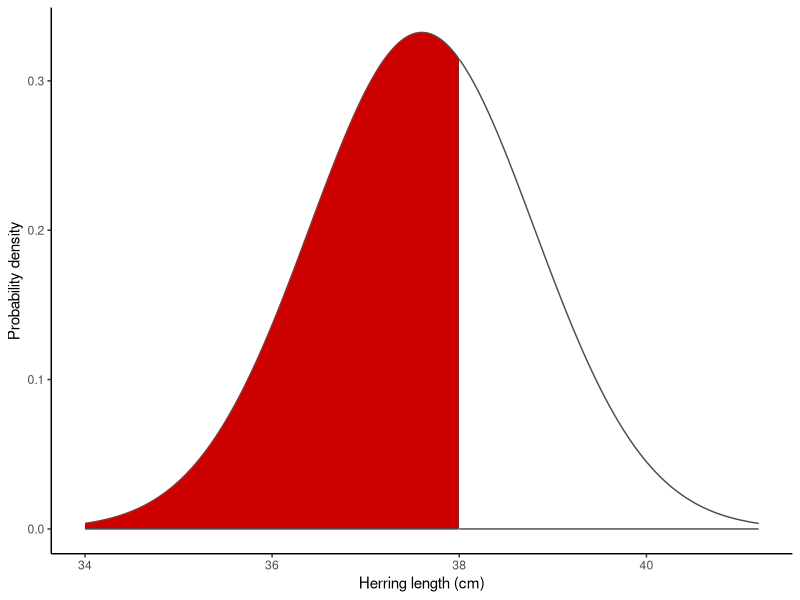
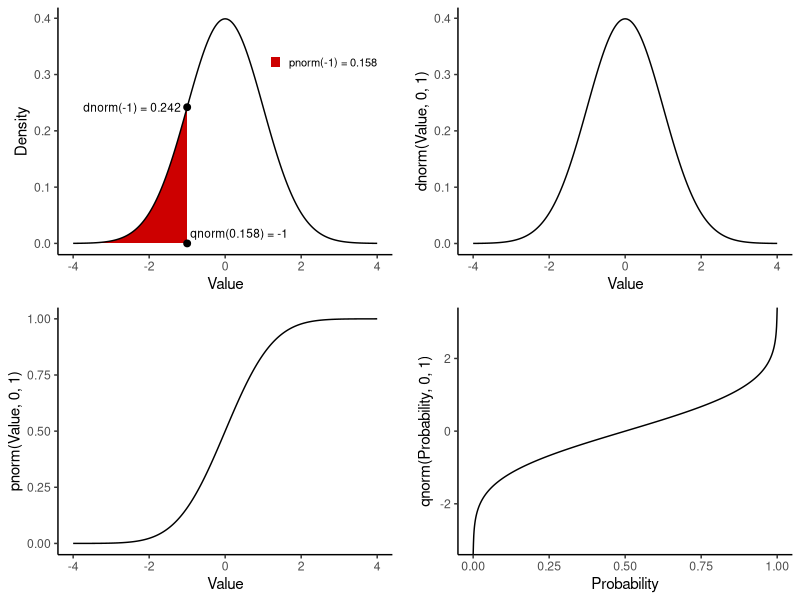
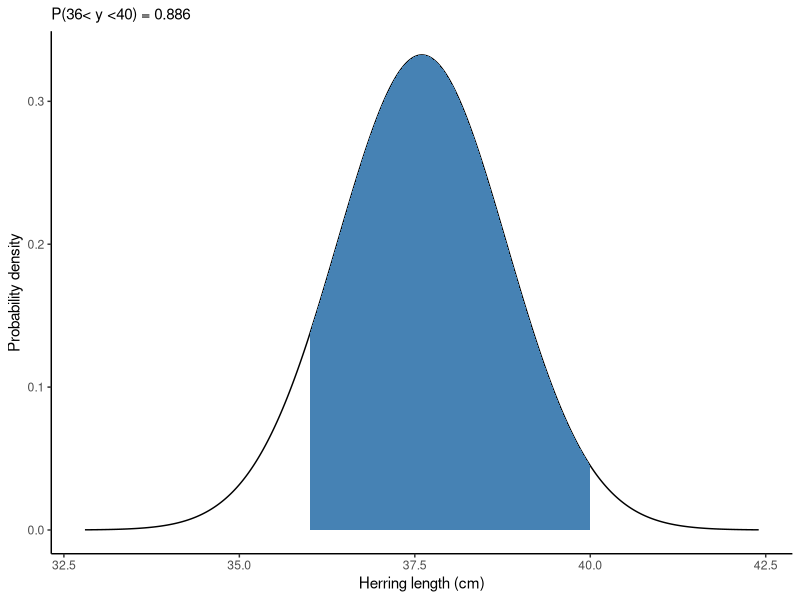
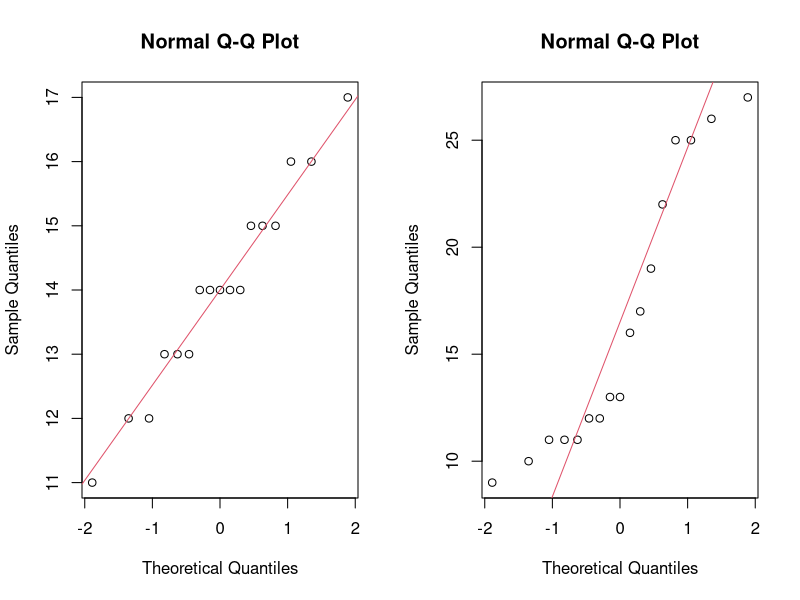
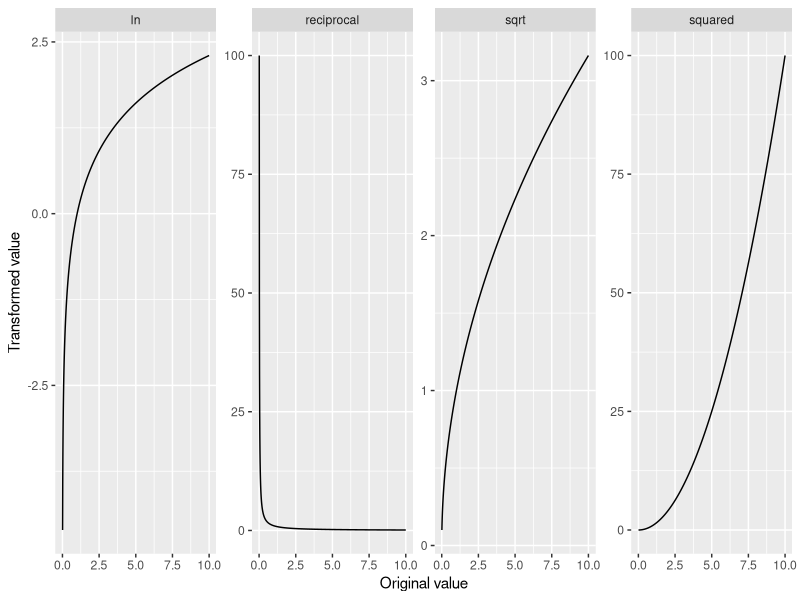
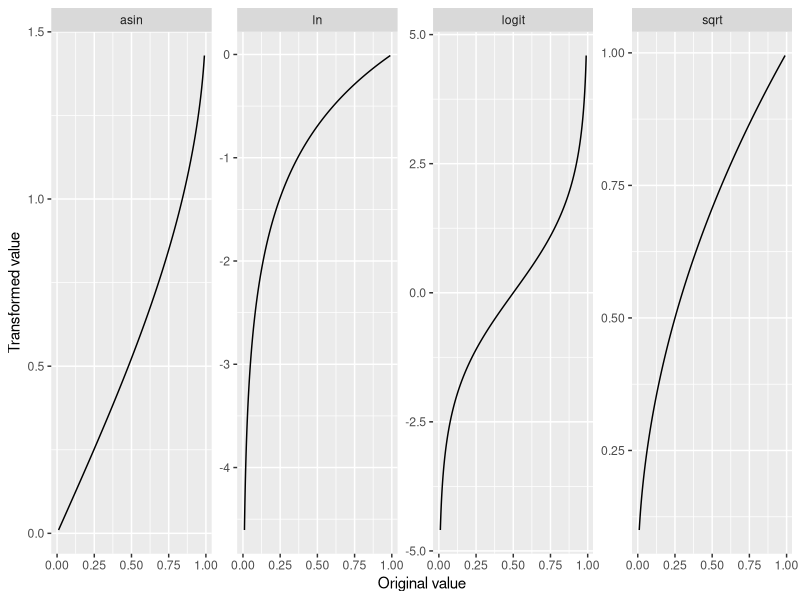
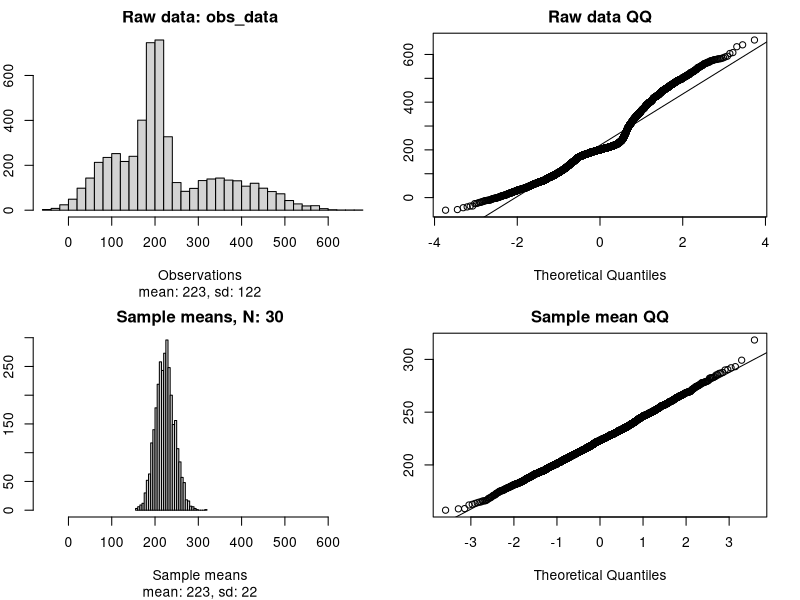
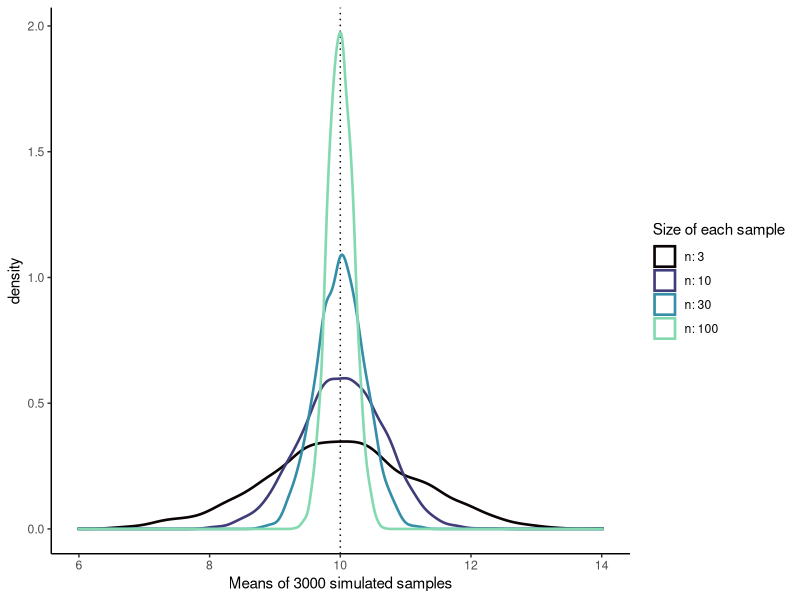

The R source for these figures, in order:
## ---- chunk 1
#| message: false
#| warning: false

library(tidyverse)
library(readxl)
set.seed(2025)
## ---- chunk 2
#| label: fig-normal_herring
#| fig-cap: "Normal distribution of herring lengths."
#| message: false
#| warning: false
#| code-fold: true

mu <- 37.6
sigma <- 1.2
y <- 38

y_lt38_df <- tibble(len=seq(mu-3*sigma, mu+3*sigma, length.out=1e3),
                     density=dnorm(len, mu, sigma),
                     shade=len < 38)
ggplot(y_lt38_df, aes(len, ymin=0, ymax=density, fill=shade)) + 
  geom_ribbon(colour="grey30") + 
  scale_fill_manual(values=c("white", "red3"), guide="none") +
  labs(x="Herring length (cm)", y="Probability density") +
  theme_classic()
## ---- chunk 3
#| label: fig-dpq_examp
#| fig-cap: "Functions for distributions in R illustrated with a standard normal."
#| fig-width: 8
#| fig-height: 6
#| code-fold: true
#| warning: false
#| message: false

library(cowplot)
norm_df <- tibble(x=seq(-4, 4, length.out=1e3),
                  x2=seq(0, 1, length.out=1e3),
                  lo=0) |>
  mutate(d=dnorm(x), 
         q=qnorm(x2),
         p=pnorm(x),
         above_m1=x > -1) 
labels_df <- tribble(~x, ~y, ~label,
                     -1, dnorm(-1), "dnorm(-1) = 0.242  ",
                     -1, 0, " qnorm(0.158) = -1")
p1 <- ggplot(norm_df, aes(x)) + 
  geom_ribbon(aes(ymin=lo, ymax=d, fill=above_m1)) +
  geom_line(aes(y=d)) + 
  geom_point(data=labels_df, aes(y=y), size=2) +
  geom_text(data=labels_df[1,], aes(y=y, label=label), hjust=1, size=3) + 
  geom_text(data=labels_df[2,], aes(y=y, label=label), size=3,
            hjust=0, vjust=0, nudge_y=0.01) + 
  scale_fill_manual("", values=c("red3", "white"), 
                    labels=c("pnorm(-1) = 0.158", "")) +
  labs(x="Value", y="Density") +
  theme_classic() +
  theme(legend.position=c(0.8, 0.8),
        legend.text=element_text(size=8),
        legend.key.size=unit(0.3, "cm"))
p2 <- ggplot(norm_df, aes(x, d)) + geom_line() + 
  labs(x="Value", y="dnorm(Value, 0, 1)") + 
  theme_classic() 
p3 <- ggplot(norm_df, aes(x, p)) + geom_line() + 
  labs(x="Value", y="pnorm(Value, 0, 1)") + 
  theme_classic() 
p4 <- ggplot(norm_df, aes(x2, q)) + geom_line() + 
  labs(x="Probability", y="qnorm(Probability, 0, 1)") + 
  theme_classic() 

plot_grid(p1, p2, p3, p4, align="hv", axis="tblr")
## ---- chunk 4
qnorm(p = 0.975, mean = 37.6, sd = 1.2) # p is the cumulative probability 
## ---- chunk 5
probs <- seq(from = 0.1, to = 0.9, by = 0.2) # vectorize for multiple values
rbind(probs, quantiles=qnorm(p = probs, mean = 37.6, sd = 1.2))
qnorm(p = c(0.025, 0.975), mean = 37.6, sd = 1.2) # middle 95%
## ---- chunk 6
#| label: fig-herring2
#| fig-cap: "The normal distribution illustrating probability of a random herring from your population having a length between 36 and 40 cm."
#| fig-width: 6
#| fig-height: 4

mu <- 37.6
sigma <- 1.2
lb <- 36 # lower boundary 
ub <- 40 # upper boundary

norm_df <- tibble(z=seq(-4, 4, length.out=1000),
                  x=z*sigma + mu,
                  densNorm=dnorm(x, mu, sigma))
ggplot(norm_df, aes(x, densNorm)) + 
  geom_line() + 
  geom_ribbon(data=norm_df |> filter(x > lb & x < ub),
              aes(ymin=0, ymax=densNorm), fill="steelblue") +
  labs(x="Herring length (cm)", 
       y="Probability density",
       subtitle=paste0("P(", lb, "< y <", ub, ") = ", 
                       signif(pnorm(ub, mu, sigma) - pnorm(lb, mu, sigma), digits=3))) +
  theme_classic() # changes how the plot looks: ?theme

## ---- chunk 7
MS <- read_xlsx("data/H2DS_practicalData.xlsx", sheet = "Mood shrimp")
# check the data using head(), str() etc.
## ---- chunk 8
#| label: qq-examp
#| fig-cap: "Normal (QQ) plots. The left indicates that the normality assumption might be reasonable, not so on the right."
#| fig-width: 8
#| fig-height: 4

par(mfrow = c(1, 2))
qqnorm(MS$Shrimp1)
qqline(MS$Shrimp1, col = 2) # the data fall near the line
qqnorm(MS$Shrimp2)
qqline(MS$Shrimp2, col = 2) # the data deviate widely from the line
## ---- chunk 9
#| label: fig-trans_positiveData
#| fig-cap: "Effect of common transformations on positive data."
#| fig-width: 9
#| fig-height: 2.5
#| code-fold: true

positive_df <- tibble(orig=seq(0.01, 10, length.out=1e3)) |>
  mutate(sqrt=sqrt(orig),
         ln=log(orig),
         reciprocal=1/orig,
         squared=orig^2) |>
  pivot_longer(cols=2:5, names_to="transformation", values_to="new_value")

ggplot(positive_df, aes(orig, new_value)) + 
  geom_line() + 
  facet_wrap(~transformation, scales="free", nrow=1) + 
  labs(main="Positive values", x="Original value", y="Transformed value")
## ---- chunk 10
#| label: fig-trans_proportionalData
#| fig-cap: "Effect of common transformations on proportions."
#| fig-width: 9
#| fig-height: 2.5
#| code-fold: true

proportion_df <- tibble(orig=seq(0.01, 0.99, length.out=1e3)) |>
  mutate(sqrt=sqrt(orig),
         ln=log(orig),
         asin=asin(orig),
         logit=boot::logit(orig)) |>
  pivot_longer(cols=2:5, names_to="transformation", values_to="new_value")

ggplot(proportion_df, aes(orig, new_value)) + 
  geom_line() + 
  facet_wrap(~transformation, scales="free", nrow=1) + 
  labs(main="Proportions", x="Original value", y="Transformed value")
## ---- chunk 11
#| label: fig-clt_examp
#| fig-cap: "The central limit theorem in action."
#| fig-width: 6
#| fig-height: 6

# Non-normal data: a mixture of several distributions
obs_data <- c(rnorm(2000, 200, 20), 
              rnorm(1500, 100, 50),
              rnorm(1000, 400, 80), 
              rnorm(800, 300, 100))
xlims <- range(obs_data)

# Define size of each sample and the number of sampling repeats
sample_size <- 30
num_samples <- 3000

# Sample num_samples times from obs_data, with n = sample_size for each sample
sample_means <- numeric(length=num_samples) # initialize an empty vector
for(i in 1:num_samples) {
  sample_means[i] <- sample(x=obs_data, size=sample_size, replace=T) |> mean()
}

# plot observed distribution
par(mfrow = c(2, 2),
    mar = c(5, 2, 2, 2)) 
hist(obs_data,
     main = "Raw data: obs_data",
     sub = paste0("mean: ", signif(mean(obs_data), 3), 
                  ", sd: ", signif(sd(obs_data), 3)),
     breaks = 30, xlab = "Observations", xlim = xlims
) 
qqnorm(obs_data, main = "Raw data QQ")
qqline(obs_data)

# plot distribution of sample means
hist(sample_means,
     main = paste0("Sample means, N: ", sample_size),
     sub = paste0("mean: ", signif(mean(sample_means), 3), 
                  ", sd: ", signif(sd(sample_means), 3)),
     breaks = 30, xlab = "Sample means", xlim = xlims
) 
qqnorm(sample_means, main="Sample mean QQ")
qqline(sample_means)

## ---- chunk 12
# Simulate a normally distributed population with mean mu and sd sigma
mu <- 10
sigma <- 2
sim_obs <- rnorm(10000, mu, sigma)

# Define sample size and number
sample_size <- c(3, 10, 30, 100) # size of each sample
num_samples <- 3000 # number of samples (=repeats) for each sample size

# Create a dataframe to store results
sample_mean_df <- tibble(N=rep(sample_size, each = num_samples),
                         id=rep(1:num_samples, times = length(sample_size))) |>
  rowwise() |> # enforces new sample() call for each row
  mutate(sample_mean=mean(sample(x=sim_obs, size=N))) |>
  ungroup()
## ---- chunk 13
#| label: fig-SEM
#| fig-cap: "Simulated sample means. Each curve shows the sampling distribution for means of samples with size n. The standard deviation of each curve is the standard error of the mean."
#| fig-width: 6
#| fig-height: 4

sample_mean_df |>
  mutate(N=factor(N, levels=unique(N), labels=paste("n:", unique(N)))) |>
  ggplot(aes(sample_mean, colour=N)) +
  geom_vline(xintercept=mu, linetype=3) +
  geom_density(linewidth=0.9) +
  scale_colour_viridis_d("Size of each sample", option="mako", end=0.85) +
  labs(x=paste("Means of", num_samples, "simulated samples")) +
  theme_classic()
## ---- chunk 14

sample_mean_df |>
  group_by(N) |>
  summarise(se_bySim=sd(sample_mean)) |>
  ungroup() |>
  mutate(se_byFormula=sigma/sqrt(N))
